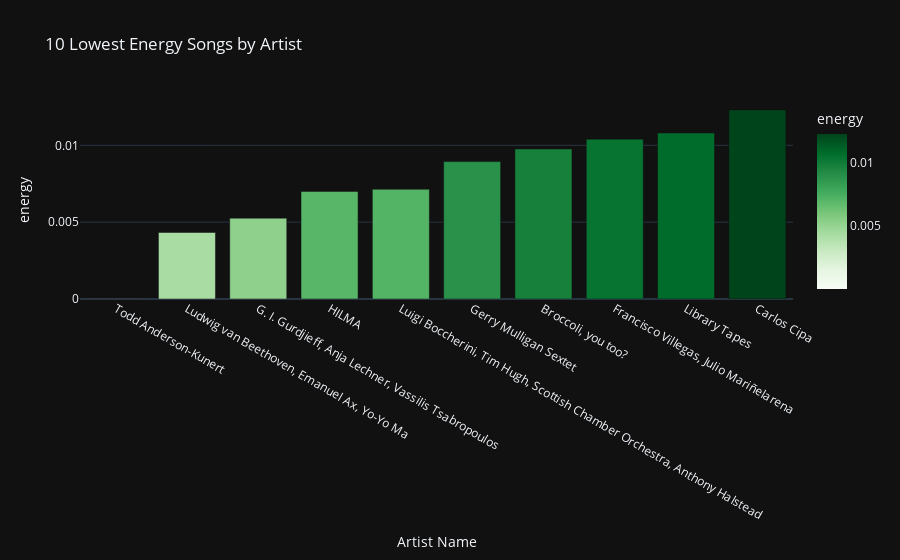

Source (notebook cell):
### Code cell
# energy barchart - data is from filtered top 10 smallest energy values above
px.bar(low_energy, 'Artist Name', 'energy', title = '10 Lowest Energy Songs by Artist', color = 'energy', color_continuous_scale = 'Greens')

### Figure 1 — Plotly figure (JSON) as saved in the notebook; plotly's stock layout.template omitted (floating-point values rounded to 4 significant figures)
{"data": [{"alignmentgroup": "True", "hovertemplate": "Artist Name=%{x}<br>energy=%{marker.color}<extra></extra>", "legendgroup": "", "marker": {"color": [2.02e-05, 0.00433, 0.00526, 0.007, 0.00714, 0.00894, 0.00976, 0.0104, 0.0108, 0.0123], "coloraxis": "coloraxis", "pattern": {"shape": ""}}, "name": "", "offsetgroup": "", "orientation": "v", "showlegend": false, "textposition": "auto", "x": ["Todd Anderson-Kunert", "Ludwig van Beethoven, Emanuel Ax, Yo-Yo Ma", "G. I. Gurdjieff, Anja Lechner, Vassilis Tsabropoulos", "HILMA", "Luigi Boccherini, Tim Hugh, Scottish Chamber Orchestra, Anthony Halstead", "Gerry Mulligan Sextet", "Broccoli, you too?", "Francisco Villegas, Julio Mariñelarena", "Library Tapes", "Carlos Cipa"], "xaxis": "x", "y": [2.02e-05, 0.00433, 0.00526, 0.007, 0.00714, 0.00894, 0.00976, 0.0104, 0.0108, 0.0123], "yaxis": "y", "type": "bar"}], "layout": {"xaxis": {"anchor": "y", "domain": [0.0, 1.0], "title": {"text": "Artist Name"}}, "yaxis": {"anchor": "x", "domain": [0.0, 1.0], "title": {"text": "energy"}}, "coloraxis": {"colorbar": {"title": {"text": "energy"}}, "colorscale": [[0.0, "rgb(247,252,245)"], [0.125, "rgb(229,245,224)"], [0.25, "rgb(199,233,192)"], [0.375, "rgb(161,217,155)"], [0.5, "rgb(116,196,118)"], [0.625, "rgb(65,171,93)"], [0.75, "rgb(35,139,69)"], [0.875, "rgb(0,109,44)"], [1.0, "rgb(0,68,27)"]]}, "legend": {"tracegroupgap": 0}, "title": {"text": "10 Lowest Energy Songs by Artist"}, "barmode": "relative"}}
